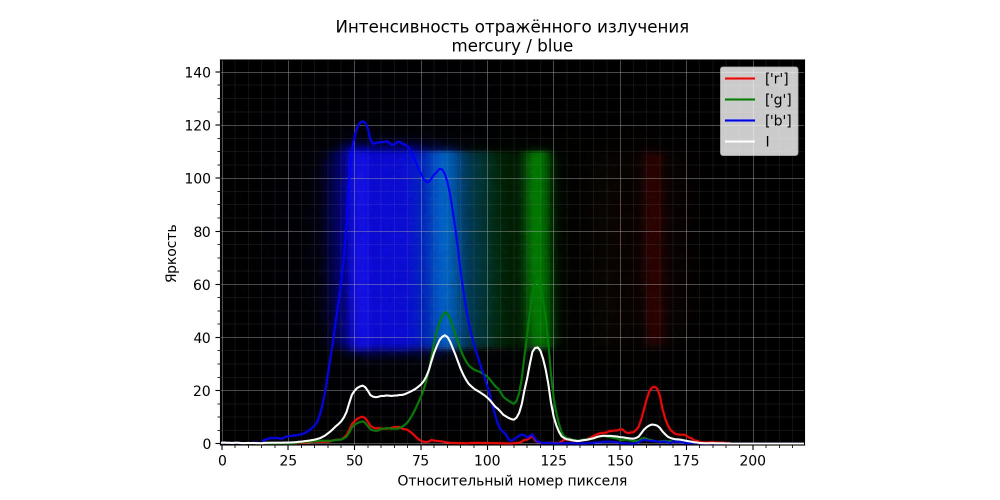
#> input picture lab_light/spectrum_mercury_1_blue.jpg, 2000 x 1000 px, given in place of mercury_1_white.jpg, which was not available (shown at 1/2 size)
$ python graph_anal.py
#> lines starting #> are read from the running program, lines starting #| are printed output that depends on the picture; pictures that were not available may be replaced by others from this repository, and a replacement may not be noted
### lab_light/lightFunctions.py
import numpy as np
import matplotlib.pyplot as plt
import imageio
from cycler import cycler
from scipy.signal import find_peaks


def readIntensity(photoName, plotName, lamp, surface):
#> called with photoName = 'photo/mercury_1_white.jpg', plotName = 'spectrum_mercury_1_white.jpg', lamp = 'mercury', surface = 'white'
    photo = imageio.imread(photoName)
#> photo is the input picture: shape (1000, 2000, 3); mean R, G, B 144.9, 147.6, 155.2
    x1=260
    y1=480
    x2=465
    y2=610
    background = photo[x1:y1, x2:y2, 0:3].swapaxes(0, 1)
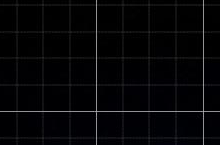
#> background: shape (145, 220, 3); mean R, G, B 5.1, 5, 6.9

    cut = photo[x1:y1, x2:y2, 0:3].swapaxes(0, 1)
    rgb = np.mean(cut, axis=(0))
#> rgb = 220 rows, first 8: [2.72, 2.71, 3.88], [2.38, 2.37, 3.54], [2.43, 2.42, 3.59], [2.93, 2.92, 4.09], [2.52, 2.51, 3.68], [2.51, 2.5, 3.67], [2.5, 2.49, 3.66], [2.46, 2.45, 3.62]
    luma = 0.2989 * rgb[:, 0] + 0.5866 * rgb[:, 1] + 0.1144 * rgb[:, 2]
#> luma = 220 values, max 147.3 at index 96, min 2.22 at index 120, mean 5.25

    plt.rc('axes', prop_cycle=(cycler('color', ['r', 'g', 'b'])))

    fig = plt.figure(figsize=(10, 5), dpi=1000)

    plt.title('Интенсивность отражённого излучения\n' + '{} / {}'.format(lamp, surface))
    plt.xlabel('Относительный номер пикселя')
    plt.ylabel('Яркость')
    red=np.array(rgb[:,0])
#> red = 220 values, max 147.1 at index 96, min 2.02 at index 120, mean 5.06
    green=np.array(rgb[:,1])
#> green = 220 values, max 147.1 at index 96, min 2 at index 120, mean 5.03
    blue=np.array(rgb[:,2])
#> blue = 220 values, max 148.8 at index 96, min 3.38 at index 26, mean 6.86
    luma=np.array(luma)
    plt.plot(red, label='красный канал')
    plt.plot(green, label='зеленый канал')
    plt.plot(blue, label='синий канал')
    plt.plot(luma, 'w', label='белый канал')
    plt.legend()
    peaks, _ = find_peaks(luma, height=20, width=5)
#> peaks = empty array
    plt.imshow(background, origin='lower')
    plt.grid(which='major', linestyle = "-", linewidth=0.3)
    plt.grid(which='minor', linestyle = "--", linewidth=0.1)
    plt.minorticks_on()

    plt.savefig(plotName)
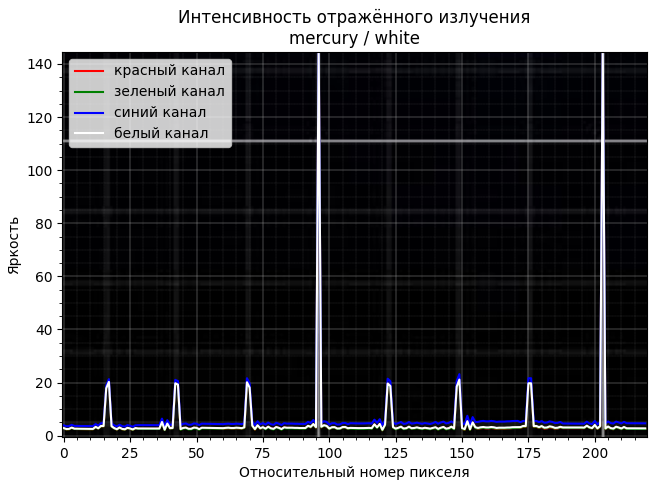
#> figure drawn by matplotlib, 1 panel
    print(f"Фото: {photoName} Найдено пиков: {len(peaks)}")
#| Фото: photo/mercury_1_white.jpg Найдено пиков: 0
    for i, peak in enumerate(peaks):
        print(f"Пик {i+1}: позиция {peak}, интенсивность {luma[peak]:.2f}")
#> this loop made 0 passes
    return luma

# [58 lines left out: functions GrafIntens, GrafAlbedo, not called in this run]

### lab_light/graph_anal.py
import lightFunctions as lf
photo=["mercury_1_white", "mercury_1_yellow", "mercury_1_red", "mercury_1_green", "mercury_1_blue",
       "mercury_2_white", "mercury_2_yellow", "mercury_2_red", "mercury_2_green", "mercury_2_blue",
       "warm_white", "warm_yellow", "warm_red", "warm_green", "warm_blue"]
luma_warm=[]
for ph in  photo:
    lamp=ph[:ph.index("_")]
    num=""
    ph=ph[::-1]
    colorreverse=ph[:ph.index("_")]
    color=colorreverse[::-1]
    ph=ph[::-1]
    if lamp=="mercury":
        num=ph[ph.index("_")+1]
        data = lf.readIntensity("photo/"+ ph+".jpg", "spectrum_"+lamp+"_"+num+"_"+color+".jpg", lamp, color)
#> data has the same summary as luma in readIntensity
    else:
        data = lf.readIntensity("photo/"+ ph+".jpg", "spectrum_"+lamp+"_"+color+".jpg", lamp, color)
        luma_warm.append(data)
#> pass 2 of the loop `for ph in  photo:`:
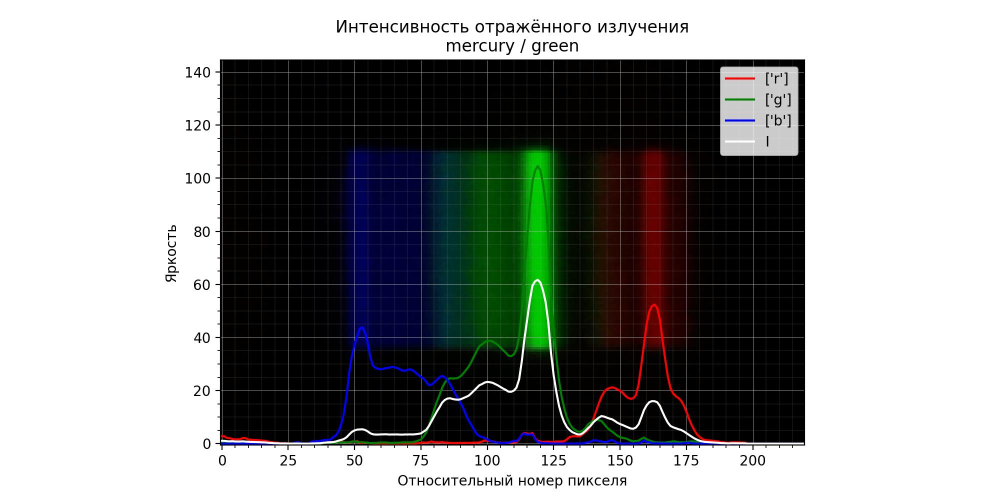
#> input picture lab_light/spectrum_mercury_1_green.jpg, 2000 x 1000 px, given in place of mercury_1_yellow.jpg, which was not available (shown at 1/2 size)
#> in readIntensity, photo is the input picture: shape (1000, 2000, 3); mean R, G, B 146.1, 148.3, 146.8
#> in readIntensity (call 2), `background = photo[x1:y1, x2:y2, 0:3].swapaxes(0, 1)`:
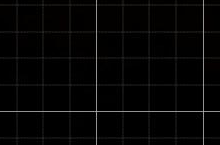
#> background: shape (145, 220, 3); mean R, G, B 5.2, 4.9, 4.7
#> rgb = 220 rows, first 8: [2.72, 2.62, 2.52], [2.46, 2.35, 2.25], [2.47, 2.37, 2.26], [2.78, 2.68, 2.57], [2.5, 2.39, 2.3], [2.5, 2.39, 2.3], [2.5, 2.39, 2.3], [2.5, 2.39, 2.3]
#> luma = 220 values, max 147.1 at index 96, min 2.01 at index 120, mean 5
#> red = 220 values, max 147.4 at index 96, min 2.12 at index 38, mean 5.25
#> green = 220 values, max 147.1 at index 96, min 1.95 at index 120, mean 4.93
#> blue = 220 values, max 146.3 at index 203, min 1.92 at index 120, mean 4.66
#> in readIntensity (call 2), `plt.savefig(plotName)`:
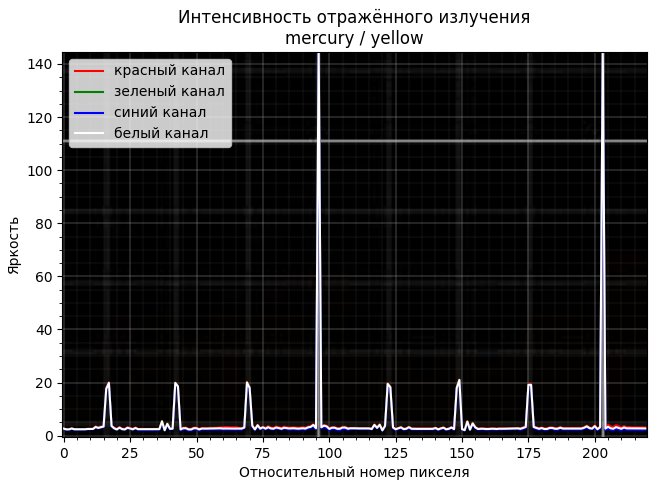
#> figure drawn by matplotlib, 1 panel
#| Фото: photo/mercury_1_yellow.jpg Найдено пиков: 0
#> data has the same summary as luma in readIntensity
#> (the run stopped early here; a loop or call above may not have finished)
